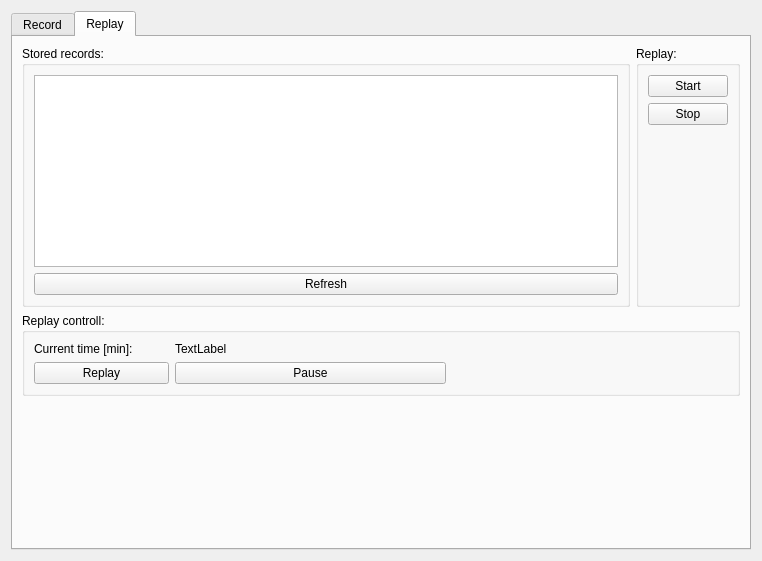
<?xml version="1.0" encoding="UTF-8"?>
<ui version="4.0">
 <class>RecordingForm</class>
 <widget class="QWidget" name="RecordingForm">
  <property name="geometry">
   <rect>
    <x>0</x>
    <y>0</y>
    <width>762</width>
    <height>561</height>
   </rect>
  </property>
  <property name="windowTitle">
   <string>Form</string>
  </property>
  <layout class="QGridLayout" name="gridLayout">
   <item row="0" column="0">
    <widget class="QTabWidget" name="tabWidget">
     <property name="currentIndex">
      <number>1</number>
     </property>
     <widget class="QWidget" name="tab">
      <attribute name="title">
       <string>Record</string>
      </attribute>
      <layout class="QGridLayout" name="gridLayout_3">
       <item row="1" column="0">
        <widget class="QPushButton" name="pushButton_start_stop_record">
         <property name="text">
          <string>Start recording</string>
         </property>
        </widget>
       </item>
       <item row="3" column="0">
        <spacer name="verticalSpacer">
         <property name="orientation">
          <enum>Qt::Vertical</enum>
         </property>
         <property name="sizeHint" stdset="0">
          <size>
           <width>20</width>
           <height>40</height>
          </size>
         </property>
        </spacer>
       </item>
       <item row="0" column="0">
        <widget class="QGroupBox" name="groupBox">
         <property name="title">
          <string>Name of the recrod:</string>
         </property>
         <layout class="QGridLayout" name="gridLayout_2">
          <item row="0" column="0">
           <widget class="QLineEdit" name="lineEdit_recname">
            <property name="text">
             <string/>
            </property>
           </widget>
          </item>
         </layout>
        </widget>
       </item>
       <item row="2" column="0">
        <widget class="QLabel" name="label_recorder_state">
         <property name="font">
          <font>
           <pointsize>35</pointsize>
           <weight>75</weight>
           <italic>false</italic>
           <bold>true</bold>
           <underline>false</underline>
          </font>
         </property>
         <property name="autoFillBackground">
          <bool>false</bool>
         </property>
         <property name="text">
          <string>123</string>
         </property>
         <property name="alignment">
          <set>Qt::AlignCenter</set>
         </property>
        </widget>
       </item>
      </layout>
     </widget>
     <widget class="QWidget" name="tab_2">
      <attribute name="title">
       <string>Replay</string>
      </attribute>
      <layout class="QGridLayout" name="gridLayout_7">
       <item row="0" column="1">
        <widget class="QGroupBox" name="groupBox_start_stop">
         <property name="title">
          <string>Replay:</string>
         </property>
         <layout class="QGridLayout" name="gridLayout_5">
          <item row="1" column="0">
           <widget class="QPushButton" name="pushButton_stop_replay">
            <property name="text">
             <string>Stop</string>
            </property>
           </widget>
          </item>
          <item row="0" column="0">
           <widget class="QPushButton" name="pushButton_start_replay">
            <property name="text">
             <string>Start</string>
            </property>
           </widget>
          </item>
          <item row="2" column="0">
           <spacer name="verticalSpacer_3">
            <property name="orientation">
             <enum>Qt::Vertical</enum>
            </property>
            <property name="sizeHint" stdset="0">
             <size>
              <width>20</width>
              <height>40</height>
             </size>
            </property>
           </spacer>
          </item>
         </layout>
        </widget>
       </item>
       <item row="0" column="0">
        <widget class="QGroupBox" name="groupBox_list">
         <property name="title">
          <string>Stored records:</string>
         </property>
         <layout class="QGridLayout" name="gridLayout_4">
          <item row="1" column="0">
           <widget class="QPushButton" name="pushButton_refresh">
            <property name="text">
             <string>Refresh</string>
            </property>
           </widget>
          </item>
          <item row="0" column="0">
           <widget class="QListWidget" name="listWidget_rectords"/>
          </item>
         </layout>
        </widget>
       </item>
       <item row="2" column="0">
        <spacer name="verticalSpacer_2">
         <property name="orientation">
          <enum>Qt::Vertical</enum>
         </property>
         <property name="sizeHint" stdset="0">
          <size>
           <width>20</width>
           <height>40</height>
          </size>
         </property>
        </spacer>
       </item>
       <item row="1" column="0" colspan="2">
        <widget class="QGroupBox" name="groupBox_ctrl">
         <property name="title">
          <string>Replay controll:</string>
         </property>
         <layout class="QGridLayout" name="gridLayout_6">
          <item row="0" column="0">
           <widget class="QLabel" name="label_4">
            <property name="text">
             <string>Current time [min]:</string>
            </property>
           </widget>
          </item>
          <item row="1" column="3" colspan="2">
           <spacer name="horizontalSpacer_3">
            <property name="orientation">
             <enum>Qt::Horizontal</enum>
            </property>
            <property name="sizeHint" stdset="0">
             <size>
              <width>40</width>
              <height>20</height>
             </size>
            </property>
           </spacer>
          </item>
          <item row="1" column="1" colspan="2">
           <widget class="QPushButton" name="pushButton_pause">
            <property name="text">
             <string>Pause</string>
            </property>
           </widget>
          </item>
          <item row="0" column="1" colspan="2">
           <widget class="QLabel" name="label_current_time">
            <property name="text">
             <string>TextLabel</string>
            </property>
           </widget>
          </item>
          <item row="1" column="0">
           <widget class="QPushButton" name="pushButton_resume">
            <property name="text">
             <string>Replay</string>
            </property>
           </widget>
          </item>
         </layout>
        </widget>
       </item>
      </layout>
     </widget>
    </widget>
   </item>
  </layout>
 </widget>
 <resources/>
 <connections/>
</ui>
